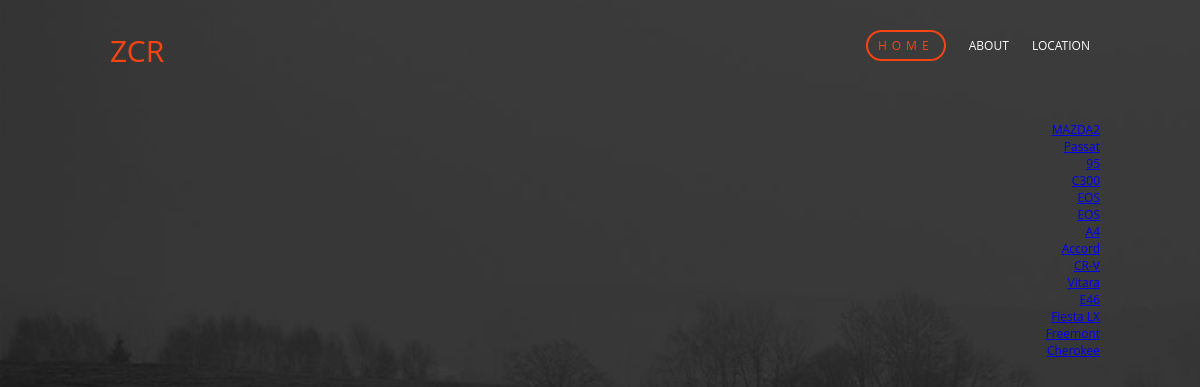
Screenshot of /cars/ with the database file from the repository.
### cars/models.py (models this page shows, shortened)
class CarModel(models.Model):
    CarBrand = models.CharField(max_length=45)
    Model = models.CharField(max_length=45)
    Year = models.CharField(max_length=40)
    Engine = models.CharField(max_length=40)
    Cylinders = models.CharField(max_length=16)
    DoorsNum = models.CharField(max_length=40)
    Weight = models.CharField(max_length=40)
    Fuel = models.CharField(max_length=15)
    BodyType = models.CharField(max_length=20)
    Transmission = models.CharField(max_length=45)
    HP = models.CharField(max_length=40)
    TopSpeed = models.CharField(max_length=40)
    FuelCapacity = models.CharField(max_length=40)
    Country = models.CharField(max_length=45)
    Mileage = models.CharField(max_length=40)
    Color = models.CharField(max_length=45)
    class Meta:
        verbose_name_plural = "Car Models"

### cars/views.py (the view)
def index(request):
    all_cars = CarModel.objects.all()
    return render(request, 'cars/index.html', {'all_cars': all_cars})

### cars/templates/cars/index.html
{% extends 'cars/exterior.html' %}
{% block content %}
  <ul id="nav">
    <li id="title">ZCR</li>
    <li id="special"><a href="#">Home</a></li>
    <li><a href="#">About</a></li>
    <li><a href="#">Location</a></li>
  </ul>
<ul id="ads">
    {% for car in all_cars %}
    <li><a href="/cars/{{ car.id }}/"> {{car.Model}}</a></li>
    {% endfor %}
</ul>
{% endblock %}

### cars/static/css/main.css (style rules this page uses)
* { padding: 0; margin: 0; border: 0; }
body { background-color: pink; background: url(/static/img/back.jpg); background-repeat: no-repeat; background-size: cover; background-attachment: fixed; height: 100vh; }
#nav { color:#fbfbfb; }
ul { list-style:none; text-align:right; padding:30px 100px; font-size:12px; font-family:"Open Sans", Helvetica, Arial, sans-serif; }
#title { float:left; font-size:30px; }
#nav li { display:inline-block; margin:0 10px; text-transform:uppercase; }
#nav a { text-decoration:none; color:#fbfbfb; }
#special { border:2px solid #f64512; padding:5px 10px; border-radius:50px; letter-spacing:5px; }
#special a,#title { color:#f64512; }

### rows the page displays
CarModel: Model "MAZDA2"
CarModel: Model "Passat"
CarModel: Model "95"
CarModel: Model "C300"
CarModel: Model "EOS"
CarModel: Model "EOS"
CarModel: Model "A4"
CarModel: Model "Accord"
CarModel: Model "CR-V"
CarModel: Model "Vitara"
CarModel: Model "E46"
CarModel: Model "Fiesta LX"
CarModel: Model "Freemont"
CarModel: Model "Cherokee"
